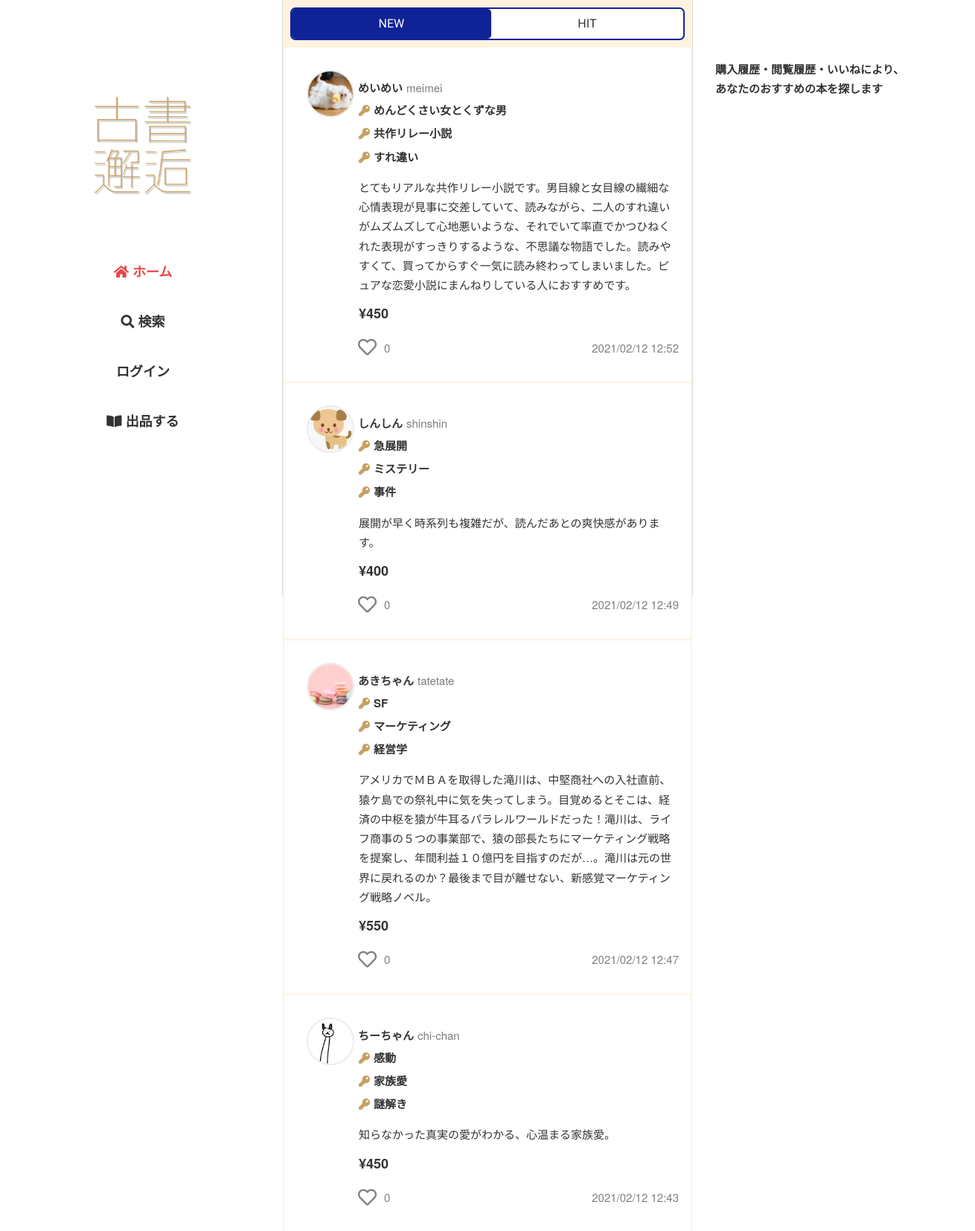
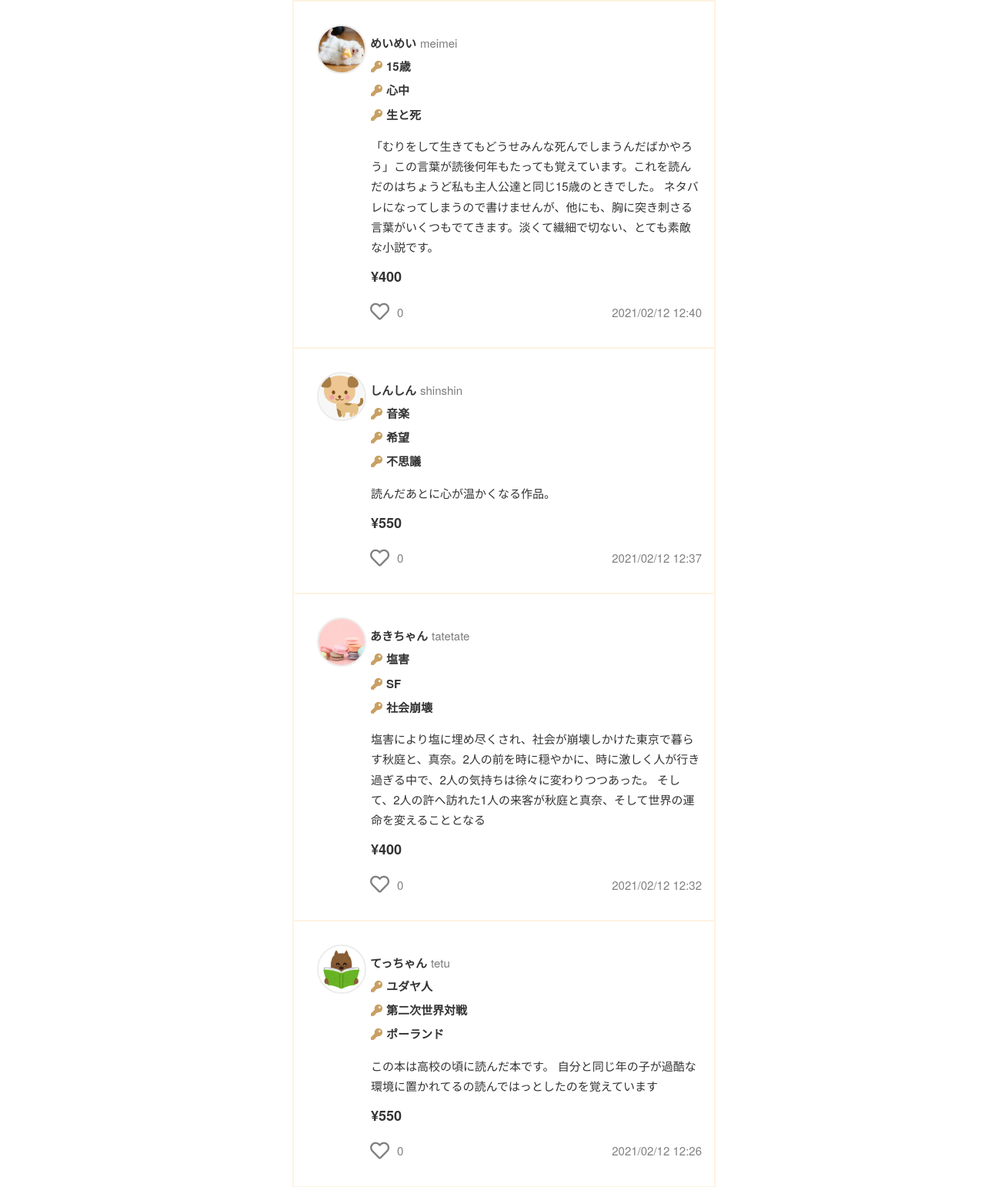
The page / (upper part) on the database its author committed (2 pictures, top to bottom).
### flmapp/models/trade.py (models this page shows, shortened)
class Sell(db.Model):
    __tablename__ = 'Sell'
    __table_args__ = (CheckConstraint('update_at >= create_at'),)
    Sell_id = db.Column(db.Integer, primary_key=True)
    User_id = db.Column(db.Integer, db.ForeignKey('User.User_id'), nullable=False)
    sell_title = db.Column(db.String(255), nullable=False)
    key1 = db.Column(db.String(255), nullable=False)
    key2 = db.Column(db.String(255), nullable=False)
    key3 = db.Column(db.String(255), nullable=False)
    sell_comment = db.Column(db.Text, nullable=False)
    price = db.Column(db.Integer, nullable=False)
    item_picture_path = db.Column(db.Text, default='default.png', nullable=False)
    genre = db.Column(EnumType(enum_class=Genre), nullable=False)
    item_state = db.Column(EnumType(enum_class=Item_state), nullable=False)
    postage = db.Column(EnumType(enum_class=Postage), nullable=False)
    send_way = db.Column(EnumType(enum_class=Send_way), nullable=False)
    consignor = db.Column(db.String(64), nullable=False)
    schedule = db.Column(EnumType(enum_class=Schedule), nullable=False)
    remarks = db.Column(db.Text)
    deal_status = db.Column(EnumType(enum_class=Deal_status),default=Deal_status(1), nullable=False)
    sell_flg = db.Column(db.Boolean,default=True, nullable=False)
    is_active = db.Column(db.Boolean,default=True, nullable=False)
    has_sent = db.Column(db.Boolean,default=False, nullable=False)
    has_got = db.Column(db.Boolean,default=False, nullable=False)
    create_at = db.Column(db.DateTime,default=datetime.now, nullable=False)
    update_at = db.Column(db.DateTime,default=datetime.now, nullable=False)
    user = db.relationship('User', backref='sell', lazy='joined', uselist=False)
    @classmethod
    def select_new_sell(cls):
        return cls.query.filter_by(
            sell_flg = True, is_active = True
        ).order_by(desc(cls.create_at)).all()

### flmapp/models/user.py (models this page shows, shortened)
class User(UserMixin, db.Model):
    __tablename__ = 'User'
    __table_args__ = (CheckConstraint('update_at >= create_at'),)
    User_id = db.Column(db.Integer, primary_key=True)
    user_code = db.Column(db.String(64), unique=True, index=True, nullable=False)
    username = db.Column(db.String(64), index=True, nullable=False)
    email = db.Column(db.String(64), unique=True, index=True, nullable=False)
    password_hash = db.Column(db.String(128), nullable=False)
    picture_path = db.Column(db.Text, default='default.jpeg', nullable=False)
    prof_comment = db.Column(db.Text)
    default_ShippingAddress_id = db.Column(db.Integer, db.ForeignKey('ShippingAddress.ShippingAddress_id'))
    default_pay_way = db.Column(db.Integer, default=1, nullable=False)
    default_Credit_id = db.Column(db.Integer, db.ForeignKey('Credit.Credit_id'))
    is_active = db.Column(db.Boolean, default=True, nullable=True)
    create_at = db.Column(db.DateTime, default=datetime.now, nullable=False)
    update_at = db.Column(db.DateTime, default=datetime.now, nullable=False)
    @property
    def password(self):
        raise AttributeError('パスワードは読み取り可能な属性ではありません。')

### flmapp/views/route.py (the view)
@bp.route('/')
def home():
    session.pop('pay_way', None)
    session.pop('Credit_id', None)
    session.pop('ShippingAddress_id', None)
    items = Sell.select_new_sell()
    r_item_list = []
    r_user_list = []
    if current_user.is_authenticated:
        r_item_list,r_user_list = recommend(current_user.User_id)
    liked_list = []
    if current_user.is_authenticated:
        for item in items:
            liked = Likes.liked_exists(item.Sell_id)
            if liked:
                liked_list.append(item.Sell_id)
    return render_template(
        'home.html',
        items=items,
        liked_list=liked_list,
        r_item_list=r_item_list,
        r_user_list=r_user_list
    )

### flmapp/models/enum_conf.py (called while the page is built)
    def process_result_value(self, value, dialect):
        if value is not None:
            if not isinstance(value, int):
                raise TypeError("value should have int type")
            return self.enum_class(value)

### flmapp/models/reaction.py (called while the page is built)
    @classmethod
    def select_likes_by_sell_id(cls, Sell_id):
        return cls.query.filter_by(Sell_id=Sell_id).all()

### flmapp/views/route.py (called while the page is built)
@bp.context_processor
def likes_count_processor():
    def likes_count(sell_id):
        all_likes = Likes.select_likes_by_sell_id(sell_id)
        return len(all_likes)
    return dict(likes_count=likes_count)

### flmapp/templates/home.html (shortened to what this page needs)
{% extends "base02.html" %}
{%block head %}
<link rel="stylesheet" href="{{ url_for('static', filename='css/home.css')}}">
{% endblock%}
{% block content %}
<div class="home-tab">
    <a href="{{url_for('route.home')}}">NEW</a>
    <a href="{{url_for('route.hit')}}">HIT</a>
</div>
{% for item in items %}
    <article class="item-wrap">
        <a href="{{url_for('item.itemdata', item_id=item.Sell_id)}}">
            <object><a class="u-box" href="{{url_for('user.userdata', user_code=item.user.user_code)}}">
                <img class="u-icon" src="{{url_for('static', filename='user_image/' + item.user.picture_path)}}">
                <p class="u-name">{{ item.user.username }}</p>
                <p class="u-code">{{ item.user.user_code }}</p>
            </a></object>
            <div class="i-content-area">
                <div class="k-s-box">
                    <div class="i-key">
                        <p><i class="fas fa-key"></i>{{ item.key1 }}</p>
                        <p><i class="fas fa-key"></i>{{ item.key2 }}</p>
                        <p><i class="fas fa-key"></i>{{ item.key3 }}</p>
                    </div>
                </div>
                <div class="i-comm"><p>{{ item.sell_comment }}</p></div>
            </div>
            <p><span class="i-price">¥{{ item.price }}</span></p>
            <div class="i-fotter">
                {% include "like.html" %}
                <p>{{ item.create_at.strftime('%Y/%m/%d %H:%M') }}</p>
            </div>
        </a>
    </article>
{% endfor %}
{% endblock %}
{% block content2 %}
{% if not r_item_list %}
    <p class="looling-f">購入履歴・閲覧履歴・いいねにより、<br>あなたのおすすめの本を探します</p>
{% endif %}
{% endblock %}

### flmapp/templates/like.html (shortened to what this page needs)
<div class="like-wrap">
    <form method="POST" action="{{url_for('ajax.like_ajax')}}">
        {% if item.Sell_id in liked_list %}
            <button id="like" name="{{ item.Sell_id }}"><i class="fas fa-lg fa-heart like-btn"></i></button>
        {% else %}
            <button id="like" name="{{ item.Sell_id }}"><i class="far fa-lg fa-heart unlike-btn"></i></button>
        {% endif %}
    </form>
    <p name="{{ item.Sell_id }}-count" class="count">{{ likes_count(item.Sell_id) }}</p>
</div>

### flmapp/static/css/sanitize.css (style rules this page uses)
article, aside, details, figcaption, figure, footer, header, main, menu, nav, section, summary { display: block; }
html { box-sizing: border-box; cursor: default; font-family: sans-serif; line-height: 1.5; -ms-text-size-adjust: 100%; -webkit-text-size-adjust: 100%; }
body { margin: 0; }
audio, canvas, iframe, img, svg, video { vertical-align: middle; }
img { border-style: none; }
a { background-color: transparent; -webkit-text-decoration-skip: objects; }
button, input { overflow: visible; }
button, select { text-transform: none; }
button, html [type="button"], [type="reset"], [type="submit"] { -webkit-appearance: button; }
a, area, button, input, label, select, textarea, [tabindex] { -ms-touch-action: manipulation; touch-action: manipulation; }

### flmapp/static/css/global.css (style rules this page uses)
* { margin: 0; padding: 0; outline: none; }
html { font-size: 62.5%; }
body { background-color: #FFF; color : #333333; font-family: "Helvetica Neue", Arial, "Hiragino Kaku Gothic ProN", "Hiragino Sans", Meiryo, sans-serif; }
p { margin: 0; font-size: 1.5rem; line-height: 1.75; }
a { color: #333333; text-decoration: none; display: inline-block; transition: color 0.5s; }

### flmapp/static/css/kosho-flame.css (style rules this page uses)
button { margin: 0 20px; border: none; }

### flmapp/static/css/common2.css (style rules this page uses)
.u-icon { width: 50px; border-radius: 50%; border: 2px solid #ececec; }
.looling-f { margin-top: 80px; font-weight: bold; text-align: left; }

### flmapp/static/css/like.css (style rules this page uses)
.like-wrap { display: flex; align-items: center; }
.like-wrap button { background-color: transparent; border: none; cursor: pointer; outline: none; padding: 0; appearance: none; }
.like-wrap button i { display: flex; justify-content: center; align-items: center; }
.like-wrap p { color: #808080; margin-left: -10px; }
.unlike-btn { width: 25px; height: 30px; font-size: 25px; color: #808080; margin-left: 20px; }

### flmapp/static/css/item.css (style rules this page uses)
.item-wrap { background-color: #ffffff; margin: 2px; padding: 30px; }
.item-wrap p { font-size: 1.5rem; }
.u-box { display: flex; align-items: flex-start; }
.u-box p { margin-top: 11px; margin-left: 5px; }
.u-name { font-weight: bold; }
.u-code { color: #7b7b7b; }
.u-box .u-icon { width: 60px; }
.i-content-area { margin-top: -23px; margin-left: 70px; }
.i-key { font-size: 1.5rem; font-weight: bold; }
.i-key p { margin-bottom: 5px; }
.i-key i { margin-right: 5px; }
.i-key .fa-key { color: #C8A063; }
.i-comm { margin: 10px 0px; }
.i-price { margin-left: 70px; font-size: 1.8rem; font-weight: bold; }
.i-fotter { width: 500px; display: flex; align-items: center; justify-content: space-between; margin-top: 15px; }
.like-wrap button i { margin-left: 49px;; }
.i-fotter p { color: #808080; }
.k-s-box { display: flex; justify-content: space-between; }

### flmapp/static/css/home.css (style rules this page uses)
.home-tab { text-align: center; margin: 10px; border-radius: 7px; border: solid 2px #0f2396; background-color: #ffffff; display: flex; justify-content: space-around; }
.home-tab a { font-family: 'Raleway', sans-serif; font-size: 1.6rem; flex-grow: 1; padding: 8px; }
.home-tab a { transition: 0.5s; }
.current { color: #ffffff; background-color: #0f2396; border-radius: 5px; }

### rows shown on the page
Sell: picture_path (picture), user.username "めいめい", user.user_code "meimei", key1 "めんどくさい女とくずな男", key2 "共作リレー小説", key3 "すれ違い", sell_comment "とてもリアルな共作リレー小説です。男目線と女目線の繊細な心情表現が見事に交差していて、読みながら、二人のすれ違いがムズムズして心地悪いような、それでいて率直でかつひねくれた表現がすっきりするような、不思議な物語でした。読みやすくて、買ってからすぐ一気に読み終わってしまいました。ピュアな恋愛小説にまんねりしている人におすすめです。", price "450", likes_count "0", create_at "2021/02/12 12:52"
Sell: picture_path (picture), user.username "しんしん", user.user_code "shinshin", key1 "急展開", key2 "ミステリー", key3 "事件", sell_comment "展開が早く時系列も複雑だが、読んだあとの爽快感があります。", price "400", likes_count "0", create_at "2021/02/12 12:49"
Sell: picture_path (picture), user.username "あきちゃん", user.user_code "tatetate", key1 "SF", key2 "マーケティング", key3 "経営学", sell_comment "アメリカでＭＢＡを取得した滝川は、中堅商社への入社直前、猿ケ島での祭礼中に気を失ってしまう。目覚めるとそこは、経済の中枢を猿が牛耳るパラレルワールドだった！滝川は、ライフ商事の５つの事業部で、猿の部長たちにマーケティング戦略を提案し、年間利益１０億円を目指すのだが…。滝川は元の世界に戻れるのか？最後まで目が離せない、新感覚マーケティング戦略ノベル。", price "550", likes_count "0", create_at "2021/02/12 12:47"
Sell: picture_path (picture), user.username "ちーちゃん", user.user_code "chi-chan", key1 "感動", key2 "家族愛", key3 "謎解き", sell_comment "知らなかった真実の愛がわかる、心温まる家族愛。", price "450", likes_count "0", create_at "2021/02/12 12:43"
Sell: picture_path (picture), user.username "めいめい", user.user_code "meimei", key1 "15歳", key2 "心中", key3 "生と死", sell_comment "「むりをして生きてもどうせみんな死んでしまうんだばかやろう」この言葉が読後何年もたっても覚えています。これを読んだのはちょうど私も主人公達と同じ15歳のときでした。 ネタバレになってしまうので書けませんが、他にも、胸に突き刺さる言葉がいくつもでてきます。淡くて繊細で切ない、とても素敵な小説です。", price "400", likes_count "0", create_at "2021/02/12 12:40"
Sell: picture_path (picture), user.username "しんしん", user.user_code "shinshin", key1 "音楽", key2 "希望", key3 "不思議", sell_comment "読んだあとに心が温かくなる作品。", price "550", likes_count "0", create_at "2021/02/12 12:37"
Sell: picture_path (picture), user.username "あきちゃん", user.user_code "tatetate", key1 "塩害", key2 "SF", key3 "社会崩壊", sell_comment "塩害により塩に埋め尽くされ、社会が崩壊しかけた東京で暮らす秋庭と、真奈。2人の前を時に穏やかに、時に激しく人が行き過ぎる中で、2人の気持ちは徐々に変わりつつあった。 そして、2人の許へ訪れた1人の来客が秋庭と真奈、そして世界の運命を変えることとなる", price "400", likes_count "0", create_at "2021/02/12 12:32"
Sell: picture_path (picture), user.username "てっちゃん", user.user_code "tetu", key1 "ユダヤ人", key2 "第二次世界対戦", key3 "ポーランド", sell_comment "この本は高校の頃に読んだ本です。 自分と同じ年の子が過酷な環境に置かれてるの読んではっとしたのを覚えています", price "550", likes_count "0", create_at "2021/02/12 12:26"
